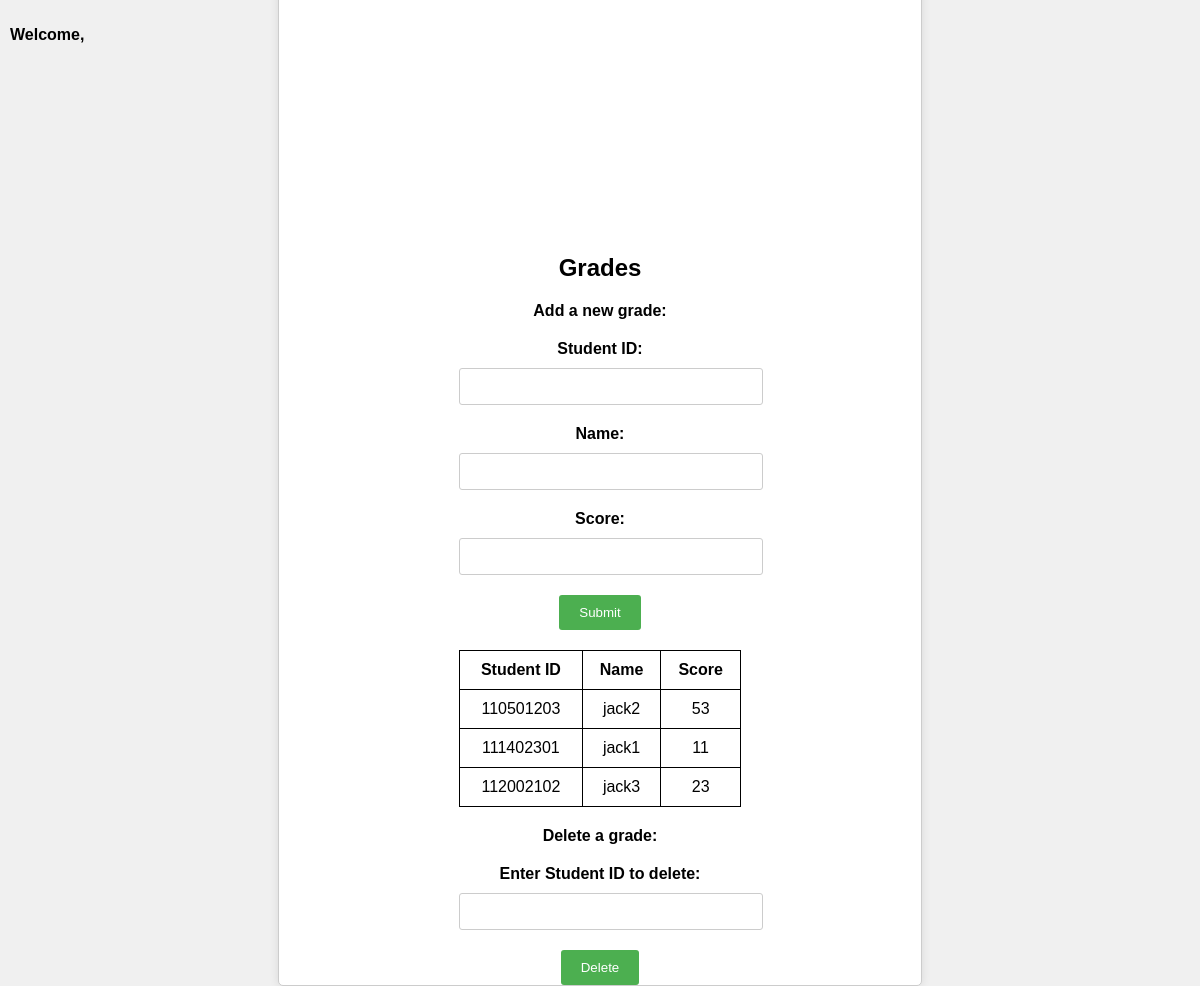
The app's page /grade, older data.
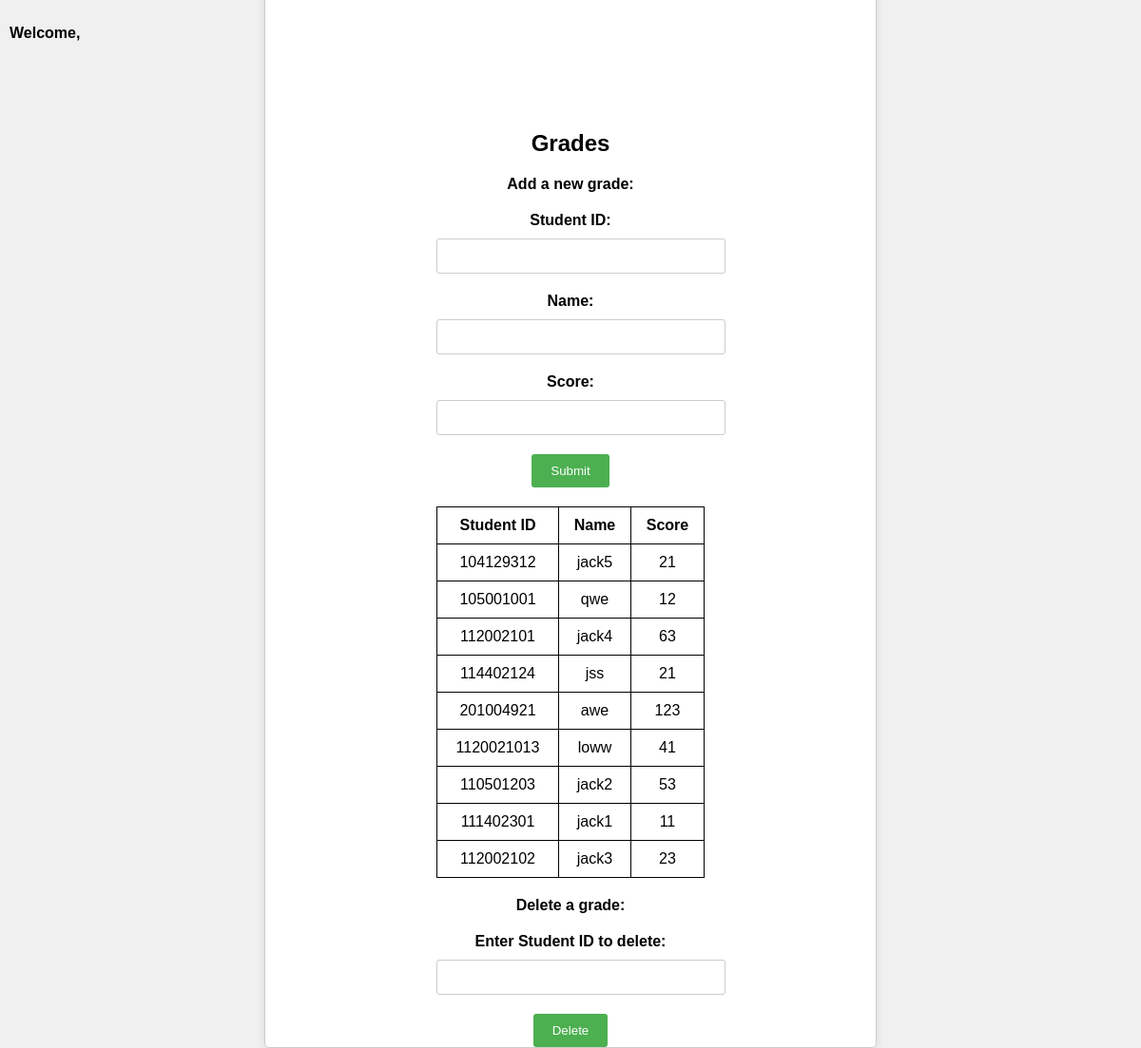
The same page, newer data.
### tables this page shows
CREATE TABLE grades (id PRIMARY KEY UNIQUE, name, score);

### main.py (the view, shortened to what this page needs)
@app.route('/grade', methods=['POST', 'GET'])
def add_grade():
    conn = get_db()
    cursor = conn.cursor()
    cursor.execute('SELECT * FROM grades ORDER BY id ASC')
    grades = cursor.fetchall()
    return render_template('grade.html', grades=grades)

### main.py (called while the page is built)
def get_db():
    db = getattr(g, '_database', None)
    if db is None:
        db = g._database = sqlite3.connect('users.db')
        db.row_factory = sqlite3.Row
    return db

@app.teardown_appcontext
def close_connection(exception):
    db = getattr(g, '_database', None)
    if db is not None:
        db.close()

### templates/grade.html (shortened to what this page needs)
<!DOCTYPE html>
<html lang="en">
  <head>
  </head>
  <body>
    <p class="welcome-message">Welcome, {{ session['username'] }}</p>
    <div class="grades-container">
      <h2>Grades</h2>
      <p>Add a new grade:</p>
      <form action="{{ url_for('add_grade')}}" method="POST">
        <label for="student-id">Student ID:</label>
        <input type="text" id="student-id" name="student-id" required />
        <br />
        <label for="name">Name:</label>
        <input type="text" id="name" name="name" required />
        <br />
        <label for="score">Score:</label>
        <input type="text" id="score" name="score" required />
        <br />
        <button type="submit">Submit</button>
      </form>
      <table>
        <tr>
          <th>Student ID</th>
          <th>Name</th>
          <th>Score</th>
        </tr>
          {% for grade in grades %}
        <tr>
          <td>{{ grade.id }}</td>
          <td>{{ grade.name }}</td>
          <td>{{ grade.score }}</td>
        </tr>
        {% endfor %}
      </table>
      <p>Delete a grade:</p>
      <form action="{{ url_for('delete_grade')}}" method="POST">
        <label for="deleted-student-id">Enter Student ID to delete:</label>
        <input type="text" id="deleted-student-id" name="deleted-student-id" />
        <button type="submit">Delete</button>
      </form>
    </div>
  </body>
</html>

### templates/grade.html (style rules this page uses)
.welcome-message { position: absolute; top: 10px; left: 10px; font-weight: bold; }
body { font-family: Arial, sans-serif; display: flex; justify-content: center; align-items: center; height: 100vh; margin: 0; background-color: #f0f0f0; }
.grades-container { background-color: #fff; padding-right: 180px; padding-left: 180px; padding-top: 420px; border: 1px solid #ccc; border-radius: 5px; box-shadow: 0 0 10px rgba(0, 0, 0, 0.1); text-align: center; }
h2 { margin-bottom: 20px; }
p { margin-bottom: 20px; font-weight: bold; }
label { display: block; margin-bottom: 10px; font-weight: bold; }
input[type="text"] { width: 100%; padding: 10px; margin-bottom: 20px; border: 1px solid #ccc; border-radius: 3px; }
button { padding: 10px 20px; border: none; border-radius: 3px; background-color: #4caf50; color: #fff; cursor: pointer; }
table { width: 100%; border-collapse: collapse; margin-top: 20px; margin-bottom: 20px; }
table, th, td { border: 1px solid black; }
th, td { padding: 10px; text-align: center; }

Row changes from the older to the newer data that the page shows:
added grades: id "104129312", name "jack5", score "21"
added grades: id "105001001", name "qwe", score "12"
added grades: id "112002101", name "jack4", score "63"
added grades: id "114402124", name "jss", score "21"
added grades: id "201004921", name "awe", score "123"
added grades: id "1120021013", name "loww", score "41"
